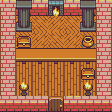

A 2D game scene composited from a Tiled map and its tileset images. What follows is a short description and the map's XML, with every tile layer's data as written:
An orthogonal 7x7 tile map with 16x16 px tiles, 3 tile layers (Ground, Walls, Solids).

<map version="1.0" tiledversion="1.1.6" orientation="orthogonal" renderorder="right-down" width="7" height="7" tilewidth="16" tileheight="16" infinite="0" nextobjectid="1">
 <tileset firstgid="1" source="../tiles/tileset-alt.tsx" />
 <layer name="Ground" width="7" height="7">
  <data encoding="csv">
70,70,70,70,70,70,70,
70,69,72,69,72,69,70,
70,72,69,72,69,72,70,
70,70,70,70,70,70,70,
70,70,70,70,70,70,70,
70,70,70,70,70,70,70,
70,70,70,70,70,70,70
</data>
 </layer>
 <layer name="Walls" width="7" height="7">
  <data encoding="csv">
16,13,13,81,13,13,16,
14,0,0,0,0,0,14,
14,0,0,0,0,0,14,
14,0,0,0,0,0,14,
14,0,0,0,0,0,14,
14,0,0,0,0,0,14,
15,15,15,0,13,15,15
</data>
 </layer>
 <layer name="Solids" width="7" height="7">
  <data encoding="csv">
0,20,0,0,0,20,0,
0,36,0,0,0,36,0,
0,37,0,0,0,53,0,
0,255,255,255,255,255,0,
0,0,0,0,0,37,0,
0,206,0,0,0,206,0,
0,0,0,5,0,0,0
</data>
 </layer>
</map>